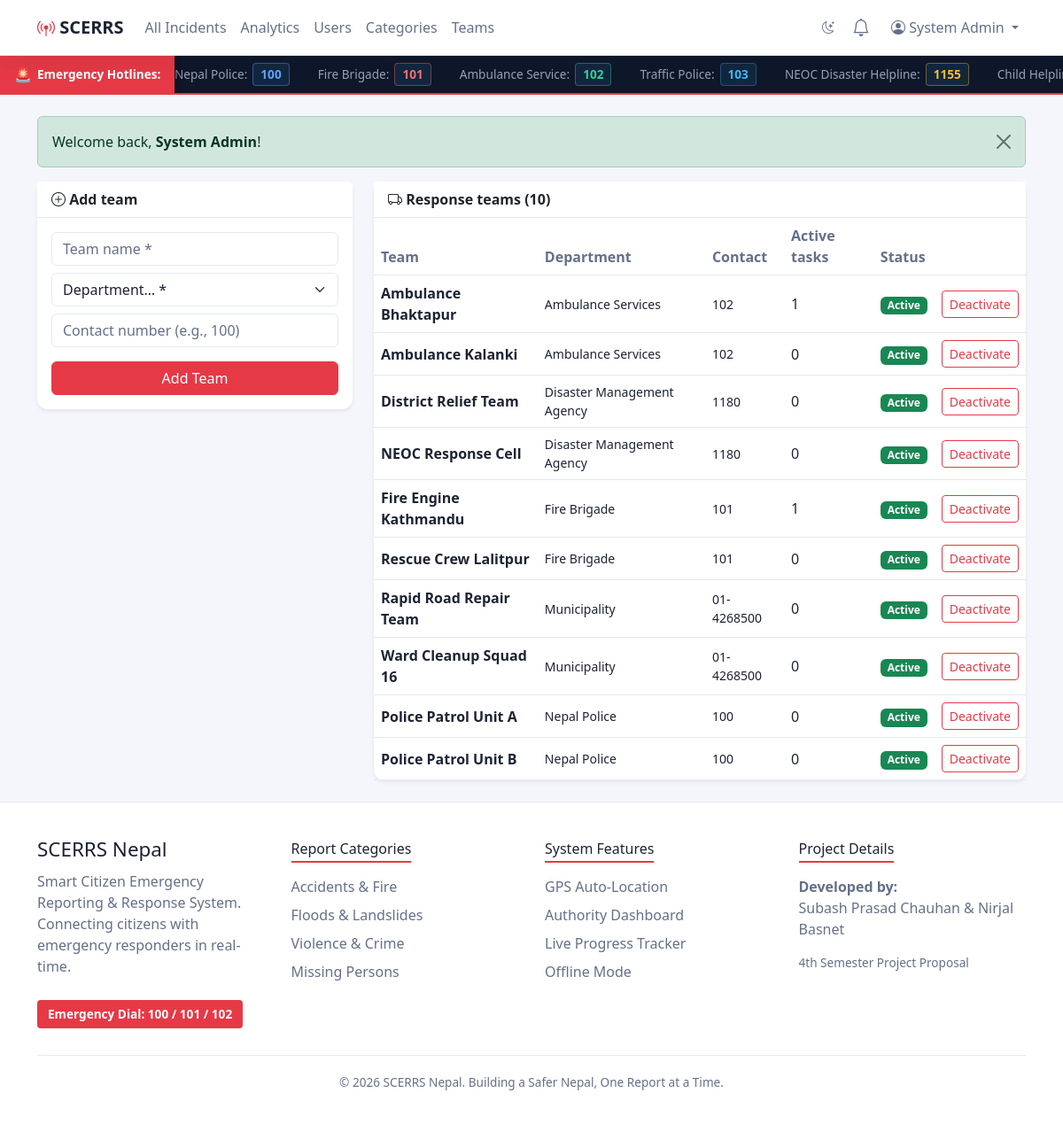
/admin/teams.php (signed in), run on the app's committed database.
### tables this page shows
CREATE TABLE users (
  id             INT UNSIGNED AUTO_INCREMENT PRIMARY KEY,
  name           VARCHAR(120) NOT NULL,
  first_name     VARCHAR(80)  DEFAULT NULL,
  middle_name    VARCHAR(80)  DEFAULT NULL,
  last_name      VARCHAR(80)  DEFAULT NULL,
  email          VARCHAR(150) NOT NULL UNIQUE,
  phone          VARCHAR(20)  DEFAULT NULL,
  country        VARCHAR(60)  DEFAULT 'Nepal',
  identity_type  ENUM('citizenship','passport') DEFAULT 'citizenship',
  identity_no    VARCHAR(50)  DEFAULT NULL,
  province       VARCHAR(60)  DEFAULT NULL,
  district       VARCHAR(60)  DEFAULT NULL,
  municipality   VARCHAR(120) DEFAULT NULL,
  tole           VARCHAR(120) DEFAULT NULL,
  ward_no        SMALLINT UNSIGNED DEFAULT NULL,
  officer_id     VARCHAR(50)  DEFAULT NULL,
  designation    VARCHAR(100) DEFAULT NULL,
  official_email VARCHAR(150) DEFAULT NULL,
  dept_address   VARCHAR(255) DEFAULT NULL,
  password       VARCHAR(255) NOT NULL,
  role           ENUM('citizen','authority','admin') NOT NULL DEFAULT 'citizen',
  department_id  INT UNSIGNED DEFAULT NULL,
  active         TINYINT(1) NOT NULL DEFAULT 1,
  created_at     TIMESTAMP DEFAULT CURRENT_TIMESTAMP,
  CONSTRAINT fk_users_department FOREIGN KEY (department_id) REFERENCES departments(id) ON DELETE SET NULL,
  INDEX idx_users_role (role)
);

CREATE TABLE response_teams (
  id            INT UNSIGNED AUTO_INCREMENT PRIMARY KEY,
  name          VARCHAR(120) NOT NULL,
  department_id INT UNSIGNED NOT NULL,
  contact       VARCHAR(50) DEFAULT NULL,
  active        TINYINT(1) NOT NULL DEFAULT 1,
  CONSTRAINT fk_teams_department FOREIGN KEY (department_id) REFERENCES departments(id),
  INDEX idx_teams_dept (department_id)
);

CREATE TABLE departments (
  id          INT UNSIGNED AUTO_INCREMENT PRIMARY KEY,
  name        VARCHAR(100) NOT NULL UNIQUE,
  code        VARCHAR(20)  NOT NULL UNIQUE,
  created_at  TIMESTAMP DEFAULT CURRENT_TIMESTAMP
);

### includes/functions.php (called while the page is built, shortened)
<?php
function e(?string $value): string
{
    return htmlspecialchars((string)$value, ENT_QUOTES, 'UTF-8');
}
function url(string $path = ''): string
{
    return BASE_URL . ltrim($path, '/');
}
function asset(string $path): string
{
    $full = APP_ROOT . DIRECTORY_SEPARATOR . ltrim(str_replace('/', DIRECTORY_SEPARATOR, $path), DIRECTORY_SEPARATOR);
    $ver  = @filemtime($full) ?: time();
    return url($path) . '?v=' . $ver;
}
function get_flashes(): array
{
    $flashes = $_SESSION['flash'] ?? [];
    return $flashes;
}
function current_user(): ?array
{
    static $user = false;
    if ($user === false) {
        if (empty($_SESSION['user_id'])) {
            $user = null;
        } else {
            $stmt = db()->prepare(
                'SELECT u.*, d.name AS department_name, d.code AS department_code
                 FROM users u LEFT JOIN departments d ON d.id = u.department_id
                 WHERE u.id = ? AND u.active = 1'
            );
            $stmt->execute([$_SESSION['user_id']]);
            $user = $stmt->fetch() ?: null;
        }
    }
    return $user;
}
function require_login(): array
{
    $user = current_user();
    return $user;
}
function require_role(string ...$roles): array
{
    $user = require_login();
    return $user;
}

### config/db.php (called while the page is built, shortened)
<?php
function db(): PDO
{
    static $pdo = null;
    if ($pdo === null) {
        $dsn = sprintf('mysql:host=%s;port=%s;dbname=%s;charset=utf8mb4', DB_HOST, DB_PORT, DB_NAME);
        try {
            $pdo = new PDO($dsn, DB_USER, DB_PASS, [
                PDO::ATTR_ERRMODE            => PDO::ERRMODE_EXCEPTION,
                PDO::ATTR_DEFAULT_FETCH_MODE => PDO::FETCH_ASSOC,
                PDO::ATTR_EMULATE_PREPARES   => false,
            ]);
        } catch (PDOException $e) {
            http_response_code(500);
            exit('Database connection failed. Please make sure MySQL is running and the "scerrs" database is imported (see database/scerrs.sql).');
        }
    }
    return $pdo;
}

### admin/teams.php (the view, shortened to what this page needs)
<?php
$user = require_role('admin');
$teams = db()->query(
    'SELECT t.*, d.name AS department_name,
            (SELECT COUNT(*) FROM assignments a JOIN incidents i ON i.id = a.incident_id
              WHERE a.team_id = t.id AND i.status IN ("acknowledged","in_progress")) AS active_tasks
     FROM response_teams t JOIN departments d ON d.id = t.department_id
     ORDER BY d.name, t.name'
)->fetchAll();
require __DIR__ . '/../includes/header.php';
?>
<div class="row g-4">
  <div class="col-lg-4">
    <div class="card border-0 shadow-sm">
      <div class="card-header bg-white fw-semibold"><i class="bi bi-plus-circle"></i> Add team</div>
      <div class="card-body">
        <form method="post">
          <input type="text" name="name" class="form-control mb-2" placeholder="Team name *" required>
          <select name="department_id" class="form-select mb-2" required>
            <option value="">Department… *</option>
          </select>
          <input type="text" name="contact" class="form-control mb-3" placeholder="Contact number (e.g., 100)">
          <button type="submit" class="btn btn-danger w-100">Add Team</button>
        </form>
      </div>
    </div>
  </div>
  <div class="col-lg-8">
    <div class="card border-0 shadow-sm">
      <div class="card-header bg-white fw-semibold"><i class="bi bi-truck"></i> Response teams (<?= count($teams) ?>)</div>
      <div class="table-responsive">
        <table class="table table-hover align-middle mb-0">
          <thead class="table-light"><tr><th>Team</th><th>Department</th><th>Contact</th><th>Active tasks</th><th>Status</th><th></th></tr></thead>
          <tbody>
            <?php foreach ($teams as $t): ?>
              <tr>
                <td class="fw-semibold"><?= e($t['name']) ?></td>
                <td class="small"><?= e($t['department_name']) ?></td>
                <td class="small"><?= e($t['contact'] ?: '—') ?></td>
                <td><?= (int)$t['active_tasks'] ?></td>
                <td><?= (int)$t['active'] ? '<span class="badge text-bg-success">Active</span>' : '<span class="badge text-bg-secondary">Inactive</span>' ?></td>
                <td class="text-end">
                  <form method="post"><?= csrf_field() ?>
                    <button class="btn btn-sm btn-outline-<?= (int)$t['active'] ? 'danger' : 'success' ?>">
                      <?= (int)$t['active'] ? 'Deactivate' : 'Activate' ?>
                    </button>
                  </form>
                </td>
              </tr>
            <?php endforeach; ?>
          </tbody>
        </table>
      </div>
    </div>
  </div>
</div>
<?php require __DIR__ . '/../includes/footer.php'; ?>

### includes/header.php (shortened to what this page needs)
<?php
$fluid       = $fluid       ?? false;
$user        = current_user();
?>
<!DOCTYPE html>
<html lang="en">
<head>
<link href="https://cdn.jsdelivr.net/npm/bootstrap@5.3.3/dist/css/bootstrap.min.css" rel="stylesheet">
<link href="https://cdn.jsdelivr.net/npm/bootstrap-icons@1.11.3/font/bootstrap-icons.min.css" rel="stylesheet">
<link rel="stylesheet" href="<?= asset('assets/css/style.css') ?>">
</head>
<body>
<nav class="navbar navbar-expand-lg site-navbar sticky-top">
  <div class="container">
    <a class="navbar-brand fw-bold" href="<?= url('index.php') ?>">
      <i class="bi bi-broadcast-pin"></i> SCERRS
    </a>
    <div class="collapse navbar-collapse" id="mainNav">
      <ul class="navbar-nav me-auto">
        <?php if (!$user): ?>
          <li class="nav-item"><a class="nav-link" href="<?= url('index.php') ?>">Home</a></li>
        <?php elseif ($user['role'] === 'authority'): ?>
          <li class="nav-item"><a class="nav-link" href="<?= url('authority/dashboard.php') ?>">Incidents</a></li>
          <li class="nav-item"><a class="nav-link" href="<?= url('authority/analytics.php') ?>">Analytics</a></li>
        <?php else: ?>
          <li class="nav-item"><a class="nav-link" href="<?= url('authority/dashboard.php') ?>">All Incidents</a></li>
          <li class="nav-item"><a class="nav-link" href="<?= url('authority/analytics.php') ?>">Analytics</a></li>
          <li class="nav-item"><a class="nav-link" href="<?= url('admin/users.php') ?>">Users</a></li>
          <li class="nav-item"><a class="nav-link" href="<?= url('admin/categories.php') ?>">Categories</a></li>
          <li class="nav-item"><a class="nav-link" href="<?= url('admin/teams.php') ?>">Teams</a></li>
        <?php endif; ?>
      </ul>
      <ul class="navbar-nav ms-auto align-items-lg-center">
        <li class="nav-item me-lg-1">
          <button class="btn btn-sm border-0" id="themeToggle" type="button" title="Toggle light/dark theme" aria-label="Toggle theme">
            <i class="bi bi-moon-stars"></i>
          </button>
        </li>
        <?php if ($user): ?>
          <li class="nav-item me-lg-2">
            <a class="nav-link position-relative" href="<?= url('notifications.php') ?>" title="Notifications">
              <i class="bi bi-bell fs-5"></i>
            </a>
          </li>
          <li class="nav-item dropdown">
            <a class="nav-link dropdown-toggle" href="#" data-bs-toggle="dropdown">
              <i class="bi bi-person-circle"></i> <?= e($user['name']) ?>
            </a>
          </li>
        <?php else: ?>
          <li class="nav-item"><a class="nav-link" href="<?= url('auth/login.php') ?>">Login</a></li>
          <li class="nav-item"><a class="btn btn-danger btn-sm ms-lg-2" href="<?= url('auth/register.php') ?>">Register</a></li>
        <?php endif; ?>
      </ul>
    </div>
  </div>
</nav>
<div class="emergency-marquee-container">
  <div class="marquee-label">
    <span class="pulse-icon">🚨</span> Emergency Hotlines:
  </div>
  <div class="marquee-wrapper">
    <div class="marquee-content">
      <span class="hotline-item police"><span class="agency-name">Nepal Police:</span> <a href="tel:100">100</a></span>
      <span class="hotline-item fire"><span class="agency-name">Fire Brigade:</span> <a href="tel:101">101</a></span>
      <span class="hotline-item ambulance"><span class="agency-name">Ambulance Service:</span> <a href="tel:102">102</a></span>
      <span class="hotline-item traffic"><span class="agency-name">Traffic Police:</span> <a href="tel:103">103</a></span>
      <span class="hotline-item disaster"><span class="agency-name">NEOC Disaster Helpline:</span> <a href="tel:1155">1155</a></span>
      <span class="hotline-item child"><span class="agency-name">Child Helpline:</span> <a href="tel:1098">1098</a></span>
    </div>
  </div>
</div>
<main class="<?= $fluid ? 'container-fluid px-0' : 'container py-4' ?>">
<?php foreach (get_flashes() as $f): ?>
  <div class="alert alert-<?= e($f['type']) ?> alert-dismissible fade show" role="alert">
    <?= $f['message']  ?>
    <button type="button" class="btn-close" data-bs-dismiss="alert"></button>
  </div>
<?php endforeach; ?>

### assets/css/style.css (style rules this page uses)
:root { --bg: #f4f6fb; --surface: #ffffff; --text: #1c2333; --muted: #64708a; --border: #e3e8f2; --accent: #e63946; --accent-hover: #c1121f; --info: #2563eb; --success: #15803d; --warning: #b45309; --purple: #7c3aed; --shadow: 0 8px 24px rgba(28, 35, 51, .08); --radius: 12px; --scerrs-red: var(--accent); --scerrs-body-bg: var(--bg); --scerrs-ink: var(--text); --scerrs-line: var(--border); }
body { display: flex; flex-direction: column; min-height: 100vh; background: var(--bg); color: var(--text); }
main { flex: 1 0 auto; }
.site-navbar { background-color: var(--surface); border-bottom: 1px solid var(--border); box-shadow: var(--shadow); }
.site-navbar .navbar-brand { color: var(--text); }
.site-navbar .navbar-brand i { color: var(--accent); }
.site-navbar .nav-link { font-weight: 500; color: var(--muted); }
.card { --bs-card-border-color: var(--border); --bs-card-bg: var(--surface); --bs-card-color: var(--text); border-radius: var(--radius); box-shadow: var(--shadow); }
.table { --bs-table-bg: transparent; --bs-table-color: var(--text); --bs-table-border-color: var(--border); --bs-table-hover-color: var(--text); --bs-table-hover-bg: color-mix(in srgb, var(--text) 6%, transparent); --bs-table-striped-color: var(--text); --bs-table-striped-bg: color-mix(in srgb, var(--text) 4%, transparent); }
.table-light { --bs-table-bg: var(--surface); --bs-table-color: var(--muted); --bs-table-border-color: var(--border); --bs-table-hover-bg: var(--surface); }
.form-control, .form-select { background-color: var(--surface); border-color: var(--border); color: var(--text); }
.form-control::placeholder { color: var(--muted); opacity: 1; }
.emergency-marquee-container { display: flex; align-items: center; background-color: #0F172A; color: #FFFFFF; font-family: system-ui, -apple-system, sans-serif; overflow: hidden; height: 44px; border-bottom: 2px solid var(--accent); }
.marquee-label { background-color: var(--accent); color: #FFFFFF; font-weight: 700; font-size: 0.85rem; padding: 0 16px; height: 100%; display: flex; align-items: center; gap: 6px; white-space: nowrap; z-index: 10; box-shadow: 4px 0 10px rgba(0, 0, 0, 0.3); }
.pulse-icon { font-size: 1rem; animation: pulse-glow 1.5s infinite; }
.marquee-wrapper { flex: 1; overflow: hidden; position: relative; display: flex; }
.marquee-content { display: flex; align-items: center; gap: 32px; white-space: nowrap; will-change: transform; animation: marquee-scroll 22s linear infinite; }
.hotline-item { font-size: 0.85rem; font-weight: 500; color: #CBD5E1; display: inline-flex; align-items: center; gap: 6px; }
.hotline-item .agency-name { color: #94A3B8; }
.hotline-item a { color: #38BDF8; font-weight: 800; text-decoration: none; background-color: rgba(56, 189, 248, 0.1); padding: 2px 8px; border-radius: 4px; border: 1px solid rgba(56, 189, 248, 0.3); transition: all 0.2s ease; }
.hotline-item.police a { color: #60A5FA; border-color: rgba(96, 165, 250, 0.4); }
.hotline-item.fire a { color: #F87171; border-color: rgba(248, 113, 113, 0.4); }
.hotline-item.ambulance a { color: #34D399; border-color: rgba(52, 211, 153, 0.4); }
.hotline-item.disaster a { color: #FBBF24; border-color: rgba(251, 191, 36, 0.4); }
.btn-sos, .btn-danger { --bs-btn-bg: var(--accent); --bs-btn-border-color: var(--accent); --bs-btn-color: #FFFFFF; --bs-btn-hover-bg: var(--accent-hover); --bs-btn-hover-border-color: var(--accent-hover); --bs-btn-hover-color: #FFFFFF; --bs-btn-active-bg: var(--accent-hover); --bs-btn-active-border-color: var(--accent-hover); --bs-btn-active-color: #FFFFFF; }
.btn-outline-danger { --bs-btn-color: var(--accent); --bs-btn-border-color: var(--accent); --bs-btn-hover-bg: var(--accent); --bs-btn-hover-border-color: var(--accent); --bs-btn-hover-color: #FFFFFF; --bs-btn-active-bg: var(--accent-hover); --bs-btn-active-border-color: var(--accent-hover); --bs-btn-active-color: #FFFFFF; }
#themeToggle { color: var(--muted); }

### data on the page
users: name "System Admin"
response_teams: name "Ambulance Bhaktapur", department.name "Ambulance Services", contact "102", active_tasks "1", active "Active"
response_teams: name "Ambulance Kalanki", department.name "Ambulance Services", contact "102", active_tasks "0", active "Active"
response_teams: name "District Relief Team", department.name "Disaster Management Agency", contact "1180", active_tasks "0", active "Active"
response_teams: name "NEOC Response Cell", department.name "Disaster Management Agency", contact "1180", active_tasks "0", active "Active"
response_teams: name "Fire Engine Kathmandu", department.name "Fire Brigade", contact "101", active_tasks "1", active "Active"
response_teams: name "Rescue Crew Lalitpur", department.name "Fire Brigade", contact "101", active_tasks "0", active "Active"
response_teams: name "Rapid Road Repair Team", department.name "Municipality", contact "01-4268500", active_tasks "0", active "Active"
response_teams: name "Ward Cleanup Squad 16", department.name "Municipality", contact "01-4268500", active_tasks "0", active "Active"
response_teams: name "Police Patrol Unit A", department.name "Nepal Police", contact "100", active_tasks "0", active "Active"
response_teams: name "Police Patrol Unit B", department.name "Nepal Police", contact "100", active_tasks "0", active "Active"

### other printed values
$f['message'] "Welcome back, System Admin !"
count($teams) "10"
